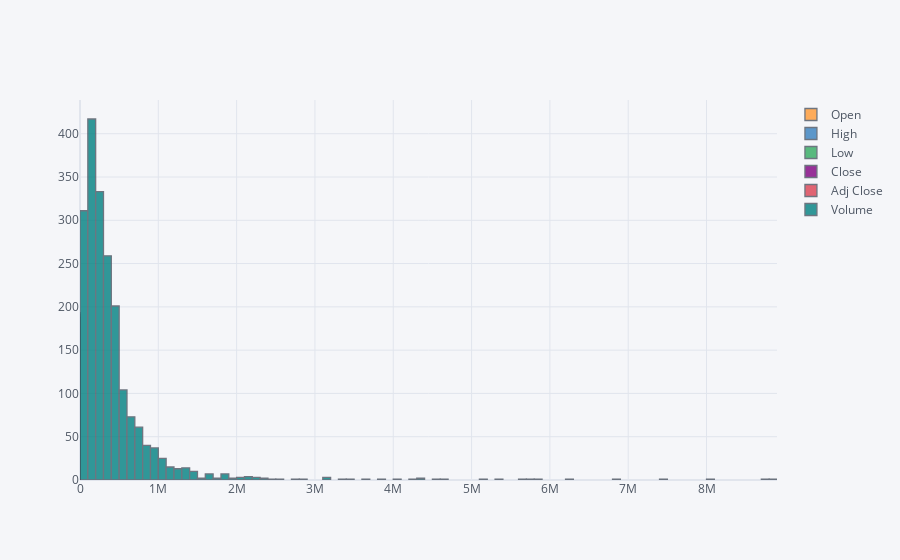

Write notebook code for a chart like this one.
### Code cell
raymond.iplot(kind='hist',x=reliance.index,y='Adj Close')

### Figure 1 — Plotly figure (JSON) as saved in the notebook; plotly's stock layout.template omitted (floating-point values rounded to 4 significant figures; data arrays with more than 128 entries replaced by an {"elided": "..."} marker saying what was removed)
{"data": [{"histfunc": "count", "histnorm": "", "marker": {"color": "rgba(255, 153, 51, 1.0)", "line": {"color": "#4D5663", "width": 1.3}}, "name": "Open", "opacity": 0.8, "orientation": "v", "type": "histogram", "x": {"elided": "1973 float values"}}, {"histfunc": "count", "histnorm": "", "marker": {"color": "rgba(55, 128, 191, 1.0)", "line": {"color": "#4D5663", "width": 1.3}}, "name": "High", "opacity": 0.8, "orientation": "v", "type": "histogram", "x": {"elided": "1973 float values"}}, {"histfunc": "count", "histnorm": "", "marker": {"color": "rgba(50, 171, 96, 1.0)", "line": {"color": "#4D5663", "width": 1.3}}, "name": "Low", "opacity": 0.8, "orientation": "v", "type": "histogram", "x": {"elided": "1973 float values"}}, {"histfunc": "count", "histnorm": "", "marker": {"color": "rgba(128, 0, 128, 1.0)", "line": {"color": "#4D5663", "width": 1.3}}, "name": "Close", "opacity": 0.8, "orientation": "v", "type": "histogram", "x": {"elided": "1973 float values"}}, {"histfunc": "count", "histnorm": "", "marker": {"color": "rgba(219, 64, 82, 1.0)", "line": {"color": "#4D5663", "width": 1.3}}, "name": "Adj Close", "opacity": 0.8, "orientation": "v", "type": "histogram", "x": {"elided": "1973 float values"}}, {"histfunc": "count", "histnorm": "", "marker": {"color": "rgba(0, 128, 128, 1.0)", "line": {"color": "#4D5663", "width": 1.3}}, "name": "Volume", "opacity": 0.8, "orientation": "v", "type": "histogram", "x": {"elided": "1973 int values"}}], "layout": {"barmode": "overlay", "legend": {"bgcolor": "#F5F6F9", "font": {"color": "#4D5663"}}, "paper_bgcolor": "#F5F6F9", "plot_bgcolor": "#F5F6F9", "title": {"font": {"color": "#4D5663"}}, "xaxis": {"gridcolor": "#E1E5ED", "showgrid": true, "tickfont": {"color": "#4D5663"}, "title": {"font": {"color": "#4D5663"}, "text": ""}, "zerolinecolor": "#E1E5ED"}, "yaxis": {"gridcolor": "#E1E5ED", "showgrid": true, "tickfont": {"color": "#4D5663"}, "title": {"font": {"color": "#4D5663"}, "text": ""}, "zerolinecolor": "#E1E5ED"}}}
